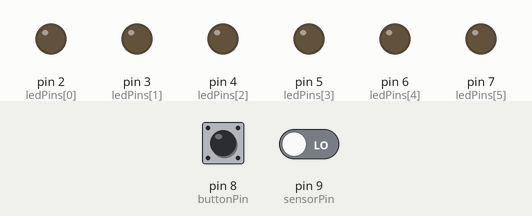
Bench run of a sketch on a simulated Arduino Uno, built with avr-gcc and run on an emulated ATmega328P. On the bench: output pins drawn as LEDs (lit = HIGH). The test bench sets the inputs (shaded band); at power-on: pin 9 (sensorPin) LOW, pin 8 (buttonPin) LOW.

Above: at 1.2 s.
1.3 s: pin 9 (sensorPin) driven HIGH
4.3 s: pin 8 (buttonPin) pulled HIGH for 1 s
At 4.72 s:
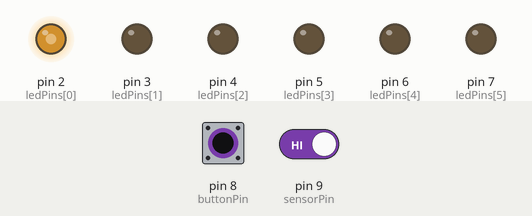
8.3 s: pin 8 (buttonPin) pulled HIGH for 0.15 s
At 8.73 s:
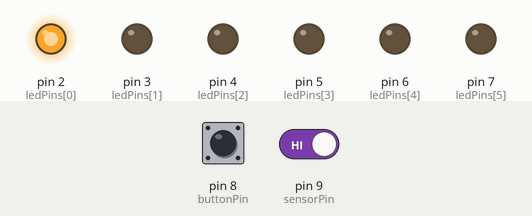
11.4 s: pin 9 (sensorPin) driven LOW
At 12.0 s:
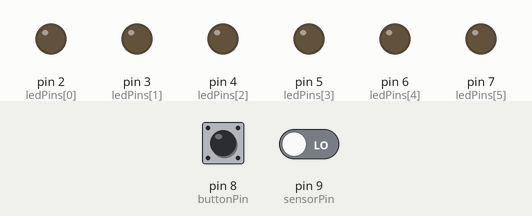
12.9 s: pin 9 (sensorPin) driven HIGH
At 13.56 s:
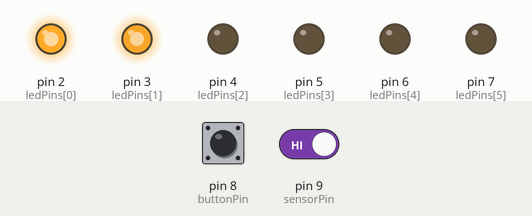
15.9 s: pin 8 (buttonPin) pulled HIGH for 0.15 s
At 22.59 s:
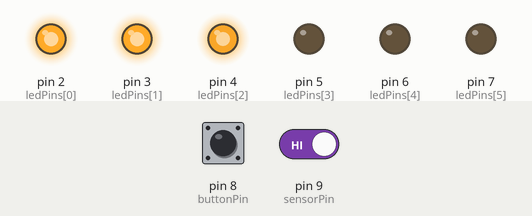
Timing chart, 0 to 23.7 s (numbered marks = the images above; inputs shaded):
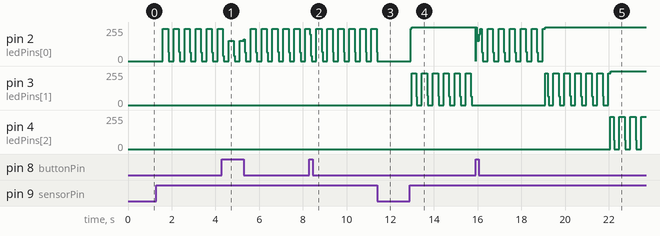

The sketch:

main.ino
```cpp
const int ledPins[6] = {2,3,4,5,6,7};
const int buttonPin = 8;
const int sensorPin = 9;

int currentLed = 0;
bool blink = false;

unsigned long int startTime;
unsigned long int timePerLed = 1000 * 3; // 3 seconds
unsigned long int blinkTimer;
unsigned long int blinkTime = 250; // 0.25 second
unsigned long int waitTime = 0;
unsigned long int waitStart = 0;
unsigned long int waitStop = 0;

void reset() {
    startTime = millis();
    currentLed = 0;
    waitTime = 0;

    for(int i = 0; i < 6; i++) {
        digitalWrite(ledPins[i], LOW);
    }
}
void setup() {

    for(int i = 0; i < 6; i++) {
        pinMode(ledPins[i], OUTPUT);
    }

    pinMode(sensorPin, INPUT);
    pinMode(buttonPin, INPUT);

    startTime = millis();
}

void loop() {

    int sensorValue = digitalRead(sensorPin);
    int buttonValue = digitalRead(buttonPin);

    if(buttonValue) {
        reset();
    }

    if(sensorValue) {

        blinkTimer = blinkTimer == 0 ? millis() : blinkTimer;

        if(blinkTimer + blinkTime < millis()) {
            blink = !blink;
            blinkTimer = 0;
        }


        if(waitStart != 0) {
            waitTime += waitStop - waitStart;
            waitStart = 0;
        }

        currentLed = (millis() - startTime - waitTime) > timePerLed * (currentLed + 1) ? (currentLed + 1) : currentLed;

        for(int i = 0; i < 6; i++) {

            digitalWrite(ledPins[i], i < currentLed ? HIGH : LOW);
            digitalWrite(ledPins[currentLed], blink ? HIGH : LOW);
        }

    } else {
        waitStart = waitStart == 0 ? millis() : waitStart;
        waitStop = millis();

        digitalWrite(ledPins[currentLed], LOW);
    }

}
```

Measured:
- after the input at 4.3 s, pin 3 (ledPins[1]): stops changing and stays 0/255; pin 4 (ledPins[2]): stays 0/255 (without the input it goes to 242/255 after 3.0 s)
- after the input at 8.3 s, pin 3 (ledPins[1]): stops changing and stays 0/255; pin 4 (ledPins[2]): stays 0/255 (without the input it goes to 242/255 after 3.0 s)
- after the input at 11.4 s, pin 2 (ledPins[0]): goes on until 11.4 s, then stays 0/255; pin 3 (ledPins[1]): stops changing and stays 0/255
- after the input at 12.9 s, pin 2 (ledPins[0]): 0/255 → 255/255 at once
- after the input at 15.9 s, pin 5 (ledPins[3]), pin 6 (ledPins[4]): stops changing and stays LOW
